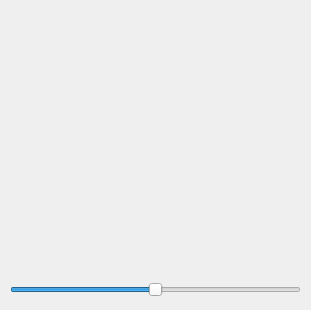
<?xml version="1.0" encoding="UTF-8"?>
<ui version="4.0">
 <class>Widget</class>
 <widget class="QWidget" name="Widget">
  <property name="enabled">
   <bool>true</bool>
  </property>
  <property name="geometry">
   <rect>
    <x>0</x>
    <y>0</y>
    <width>311</width>
    <height>310</height>
   </rect>
  </property>
  <property name="minimumSize">
   <size>
    <width>311</width>
    <height>310</height>
   </size>
  </property>
  <property name="cursor">
   <cursorShape>CrossCursor</cursorShape>
  </property>
  <property name="mouseTracking">
   <bool>true</bool>
  </property>
  <property name="windowTitle">
   <string>Circles!</string>
  </property>
  <property name="windowIcon">
   <iconset>
    <normaloff>:/new/prefix1/icon.ico</normaloff>:/new/prefix1/icon.ico</iconset>
  </property>
  <property name="windowOpacity">
   <double>0.000000000000000</double>
  </property>
  <property name="locale">
   <locale language="English" country="UnitedStates"/>
  </property>
  <widget class="QSlider" name="horizontalSlider">
   <property name="geometry">
    <rect>
     <x>10</x>
     <y>280</y>
     <width>291</width>
     <height>19</height>
    </rect>
   </property>
   <property name="cursor">
    <cursorShape>SizeHorCursor</cursorShape>
   </property>
   <property name="mouseTracking">
    <bool>true</bool>
   </property>
   <property name="minimum">
    <number>70</number>
   </property>
   <property name="maximum">
    <number>90</number>
   </property>
   <property name="singleStep">
    <number>5</number>
   </property>
   <property name="pageStep">
    <number>5</number>
   </property>
   <property name="value">
    <number>80</number>
   </property>
   <property name="orientation">
    <enum>Qt::Horizontal</enum>
   </property>
   <property name="invertedControls">
    <bool>false</bool>
   </property>
  </widget>
 </widget>
 <layoutdefault spacing="6" margin="11"/>
 <resources/>
 <connections/>
</ui>
